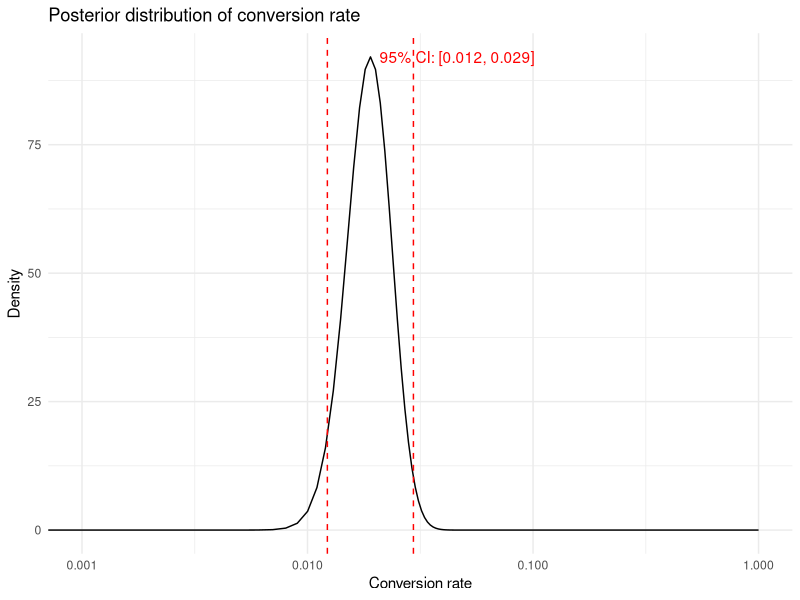
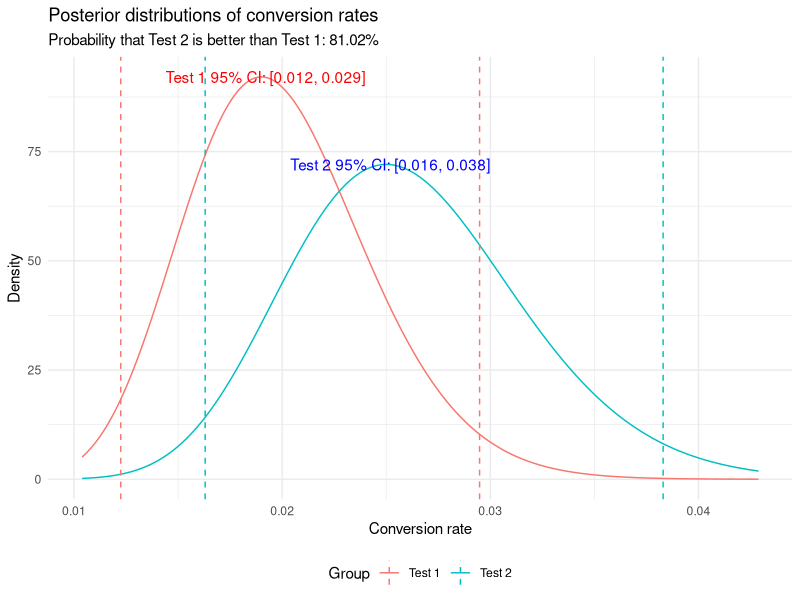

Generate these figures, in order, with R: (Note: this script raises an error after producing the figures.)
library(ggplot2)
library(ggthemes)
library(ggpubr)

plot_beta <- function(impressions, conversions) {
    # Create a Beta distribution with parameters alpha = conversions + 1 and beta = impressions - conversions + 1
    x <- seq(0, 1, length.out = 1000)
    y <- dbeta(x, conversions + 1, impressions - conversions + 1)
    
    # Calculate the 95% credible interval
    credible_interval <- qbeta(c(0.025, 0.975), conversions + 1, impressions - conversions + 1)
    
    # Create the plot
    plot <- ggplot(data.frame(x = x, y = y), aes(x = x, y = y)) +
        geom_line() +
        theme_minimal() +
        ggtitle("Posterior distribution of conversion rate") +
        xlab("Conversion rate") +
        ylab("Density") +
        geom_vline(xintercept = credible_interval, linetype = "dashed", color = "red") +
        annotate("text", x = mean(credible_interval), y = max(y), 
                 label = paste0("95% CI: [", round(credible_interval[1], 3), ", ", round(credible_interval[2], 3), "]"),
                 hjust = 0, color = "red") +
        scale_x_log10()
    
    # Return the plot
    return(plot)
}

plot_beta(impressions = 1000, conversions = 19)

plot_beta <- function(impressions1, conversions1, impressions2, conversions2) {
    # Calculate the 1% and 99% quantiles for both Beta distributions
    min_x <- pmin(qbeta(c(0.005), conversions1 + 1, impressions1 - conversions1 + 1),
                  qbeta(c(0.005), conversions2 + 1, impressions2 - conversions2 + 1))
    max_x <- pmax(qbeta(c(0.995), conversions1 + 1, impressions1 - conversions1 + 1),
                  qbeta(c(0.995), conversions2 + 1, impressions2 - conversions2 + 1))
    
    # Create two Beta distributions
    x <- seq(min_x, max_x, length.out = 1000)
    y1 <- dbeta(x, conversions1 + 1, impressions1 - conversions1 + 1)
    y2 <- dbeta(x, conversions2 + 1, impressions2 - conversions2 + 1)
    
    # Calculate the 95% credible intervals
    credible_interval1 <- qbeta(c(0.025, 0.975), conversions1 + 1, impressions1 - conversions1 + 1)
    credible_interval2 <- qbeta(c(0.025, 0.975), conversions2 + 1, impressions2 - conversions2 + 1)
    
    # Find the x values that give the maximum density
    max_x1 <- x[which.max(y1)]
    max_x2 <- x[which.max(y2)]
    
    # Create the data frames
    df1 <- data.frame(x = x, y = y1, Group = "Test 1")
    df2 <- data.frame(x = x, y = y2, Group = "Test 2")
    df <- rbind(df1, df2)
    
    
    set.seed(123) # for reproducibility
    
    # Generate a large number of random variates from each posterior distribution
    n_sims <- 1000000
    posterior1 <- rbeta(n_sims, conversions1 + 1, impressions1 - conversions1 + 1)
    posterior2 <- rbeta(n_sims, conversions2 + 1, impressions2 - conversions2 + 1)
    
    # Estimate the probability that Test 2 is better than Test 1
    prob_test2_better <- mean(posterior2 > posterior1)
    #
    print(paste("Probability that Test 2 is better than Test 1:", round(prob_test2_better, 3)))
    
    # Create the plot
    plot <- ggplot(df, aes(x = x, y = y, color = Group)) +
        geom_line() +
        theme_minimal() +
        labs(
            title = "Posterior distributions of conversion rates",
            subtitle = paste0("Probability that Test 2 is better than Test 1: ", round(prob_test2_better*100, 2),"%"),
            y = "Density",
            x = "Conversion rate") +
        geom_vline(data = data.frame(x = credible_interval1, Group = "Test 1"), aes(xintercept = x, color = Group), linetype = "dashed") +
        geom_vline(data = data.frame(x = credible_interval2, Group = "Test 2"), aes(xintercept = x, color = Group), linetype = "dashed") +
        annotate("text", x = max_x1 + .005, y = max(y1), 
                 label = paste0("Test 1 95% CI: [", round(credible_interval1[1], 3), ", ", round(credible_interval1[2], 3), "]"),
                 hjust = 1, color = "red") +
        annotate("text", x = max_x2 + .005, y = max(y2), 
                 label = paste0("Test 2 95% CI: [", round(credible_interval2[1], 3), ", ", round(credible_interval2[2], 3), "]"),
                 hjust = 1, color = "blue") +
        theme(legend.position = "bottom")
    
    # Return the plot
    return(plot)
}


impressions1 <- 1000
conversions1 <- 19
impressions2 <- 800
conversions2 <- 20

plot_beta(impressions1, conversions1, impressions2, conversions2)

# Simulate data for estimating probability of difference ----
set.seed(123) # for reproducibility

# Generate a large number of random variates from each posterior distribution
n_sims <- 1000000
posterior1 <- rbeta(n_sims, conversions1 + 1, impressions1 - conversions1 + 1)
posterior2 <- rbeta(n_sims, conversions2 + 1, impressions2 - conversions2 + 1)

# Estimate the probability that Test 2 is better than Test 1
prob_test2_better <- mean(posterior2 > posterior1)

print(paste("Probability that Test 2 is better than Test 1:", round(prob_test2_better, 3)))

# Perform a standard t-test ----

# Create data vectors representing successes and failures for each test
data1 <- c(rep(1, conversions1), rep(0, impressions1 - conversions1))
data2 <- c(rep(1, conversions2), rep(0, impressions2 - conversions2))

# Perform a two-sample t-test
t_test_result <- t.test(data1, data2)

print(t_test_result)

# Perform a proportions test
prop_test_result <- prop.test(c(conversions1, conversions2), c(impressions1, impressions2))

print(prop_test_result)

?prop.test()

library(ggplot2)
library(ggthemes)
library(ggpubr)

plot_conversion_rate_uplift <- 
    function(impressions1, 
             conversions1, 
             impressions2, 
             conversions2, 
             prob = 0.89) {
    
    # Generate posterior samples for the conversion rates of Test 1 and Test 2
    n_sims <- 100000
    posterior1 <- rbeta(n_sims, conversions1 + 1, impressions1 - conversions1 + 1)
    posterior2 <- rbeta(n_sims, conversions2 + 1, impressions2 - conversions2 + 1)
    
    # Calculate the difference in conversion rates
    diff_conversion_rate <- posterior2 - posterior1
    
    # Calculate the probability that Test 2 has a higher conversion rate than Test 1
    prob_test2_higher <- mean(diff_conversion_rate > 0)
    
    # Create a data frame for plotting
    df <- data.frame(Difference = diff_conversion_rate)
    
    # Create a density data frame for plotting
    dens <- density(diff_conversion_rate)
    dens_df <- data.frame(Difference = dens$x, Density = dens$y)
    
    # Compute the maximum density and corresponding difference
    max_density <- max(dens_df$Density)
    max_diff <- dens_df$Difference[which.max(dens_df$Density)]
    
    # Compute the 95% HPDI
    hpdi <- coda::HPDinterval(as.mcmc(diff_conversion_rate), prob = prob)
    
    # Plot the distribution of the difference and fill with different colors
    plot <- ggplot(df, aes(x = Difference)) +
        geom_line(stat = 'density', aes(y = after_stat(density)), colour = "black", linewidth = .5) +
        geom_ribbon(data = subset(dens_df, Difference >= 0), 
                    aes(ymax = Density, x = Difference), 
                    ymin = 0, fill = "#56B4E9", alpha = 0.6) +
        geom_ribbon(data = subset(dens_df, Difference < 0), 
                    aes(ymax = Density, x = Difference), 
                    ymin = 0, fill = "#E69F00", alpha = 0.6) +
        geom_vline(xintercept = 0, linetype = "dashed", color = "dark grey") +
        geom_vline(xintercept = max_diff, linetype = "dashed", color = "dark grey") +
        geom_vline(xintercept = hpdi[1], linetype = "dashed", color = "light grey") +
        geom_vline(xintercept = hpdi[2], linetype = "dashed", color = "light grey") +
        annotate("text", x = 0.025, y = max(dens_df$Density) - 20,
                 label = paste0("P(Test > Base) = ", round(prob_test2_higher * 100, 1), "%"),
                 color = "black") +
        annotate("text", x = max_diff, y = max_density + 2, 
                 label = paste0("Most probable uplift: ", round(max_diff * 100, 1), "%"), 
                 color = "black") +
        annotate("text", x = mean(hpdi), y = max(dens_df$Density) + 5,
                 label = paste0(prob * 100,"% HPDI: [", round(hpdi[1], 2), ", ",
                                round(hpdi[2], 2), "]"),
                 color = "black") +
        labs(x = "Difference in Conversion Rate (Test - Base)", y = "Density",
             title = "Conversion Rate Uplift",
             subtitle = paste0("Probability of Test having a higher conversion rate than Base: ", 
                               round(prob_test2_higher * 100, 1), "%")) +
        theme_minimal() +
        theme(plot.title = element_text(face = "bold"),
              text = element_text(size = 12),
              legend.position = "none")
    
    return(plot)
}


impressions1 <- 1000
conversions1 <- 19
impressions2 <- 800
conversions2 <- 20

plot_conversion_rate_uplift(impressions1 = 1000, 
                            conversions1 = 19, 
                            impressions2 = 800, 
                            conversions2 = 20)


# Compare with a z-test ----
conversions <- c(19, 20) # Number of successes (conversions)
impressions <- c(1000, 800) # Number of trials (impressions)

# Perform the test of proportions
(result <- prop.test(conversions, impressions))

